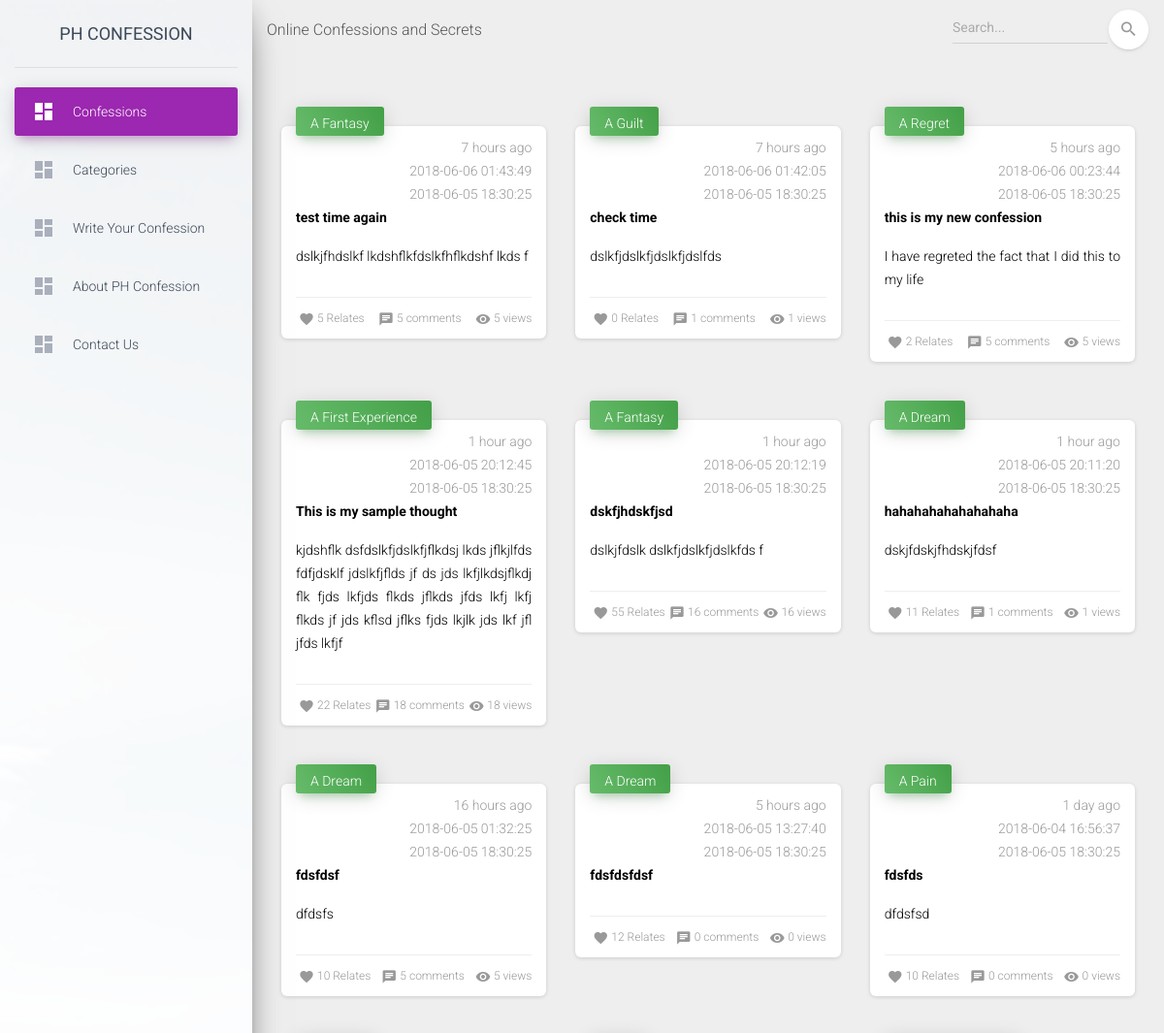
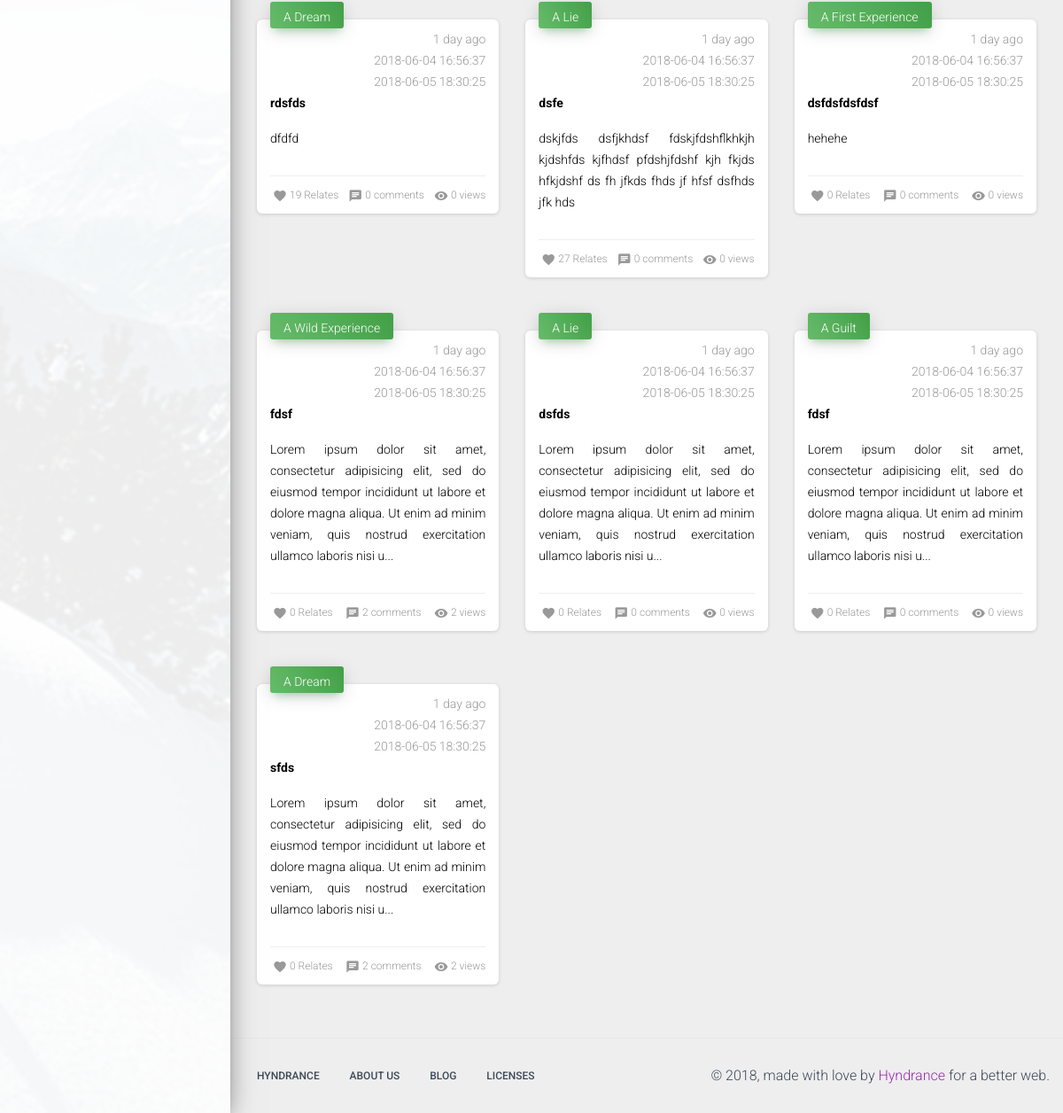
The page / on the database its author committed (2 pictures, top to bottom).
### tables this page shows
CREATE TABLE `confession` (
  `Id` int(11) NOT NULL AUTO_INCREMENT,
  `category` varchar(50) DEFAULT NULL,
  `title` varchar(100) DEFAULT NULL,
  `message` text,
  `datetime` datetime DEFAULT NULL,
  `view` int(11) DEFAULT '0',
  `relate` int(11) DEFAULT '0',
  PRIMARY KEY (`Id`)
);

### index.php (called while the page is built, shortened)
<?php
include_once("config/Models.php");
$view = (isset($_GET['view']) && $_GET['view'] != '') ? $_GET['view'] : '';
switch ($view) {
	default :
		$template	= 'include/template.php';
}
require_once $template;
?>

### config/Models.php (called while the page is built, shortened)
<?php
include "CRUD.php";
function confession() {
	$crud = new CRUD;
	$crud->table = "confession";
	return $crud;
}
?>

### config/CRUD.php (called while the page is built, shortened)
<?php
class CRUD {
	var $table;
	function list($query=""){
		$query = $query ? "where " . $query: "";
		$db = Database::connect();
		$pdo = $db->prepare("select * from $this->table $query");
		$pdo->execute();
		$result = $pdo->fetchAll(PDO::FETCH_OBJ);
		return $result;
	}
}
function timeElapse($datetime, $full = false) {
    $now = new DateTime;
    $ago = new DateTime($datetime);
    $diff = $now->diff($ago);
    $diff->w = floor($diff->d / 7);
    $diff->d -= $diff->w * 7;
    $string = array(
        'y' => 'year',
        'm' => 'month',
        'w' => 'week',
        'd' => 'day',
        'h' => 'hour',
        'i' => 'minute',
        's' => 'second',
    );
    foreach ($string as $k => &$v) {
        if ($diff->$k) {
            $v = $diff->$k . ' ' . $v . ($diff->$k > 1 ? 's' : '');
        } else {
            unset($string[$k]);
        }
    }
    if (!$full) $string = array_slice($string, 0, 1);
    return $string ? implode(', ', $string) . ' ago' : 'just now';
}
?>

### pages/home.php (the view, shortened to what this page needs)
<?php
  $c = (isset($_GET['c']) && $_GET['c'] != '') ? 'and category="' . $_GET['c'] .'"' : '';
?>
<?php foreach(confession()->list("Id!=0 $c order by Id desc") as $row) {
  $limitMessage = strlen($row->message) > 200 ? substr($row->message,0,200)."..." : $row->message;
?>
  <div class="col-lg-4 col-md-6 col-sm-6">
      <div class="card card-stats">
          <div class="card-header card-header-success card-header-icon"
              onclick="location.href='process.php?action=view&id=<?=$row->Id;?>'">
              <div class="card-icon" style="height:10px">
                  <div style="margin-top:-10px;"><?=$row->category;?></div>
              </div>
              <p class="card-category"><?=timeElapse($row->datetime);?></p>
              <p class="card-category"><?=$row->datetime;?></p>
              <p class="card-category"><?=date("Y-m-d H:i:s");?></p>
              <p style="color:black;text-align:justify;font-weight:bold;"><?=$row->title;?></p>
              <p style="color:black;text-align:justify">
                  <?=$limitMessage;?>
              </p>
          </div>
          <div class="card-footer">
              <div class="stats" onclick="loadDoc_<?=$row->Id;?>()">
                  <i class="material-icons">favorite</i>
                  <span id="relate_<?=$row->Id;?>"><?=$row->relate;?> </span>&nbsp;Relates
              </div>
              <div class="stats">
                  <i class="material-icons">chat</i>
                  <?=$row->view;?> comments
              </div>
              <div class="stats">
                  <i class="material-icons">visibility</i>
                  <?=$row->view;?> views
              </div>
          </div>
      </div>
  </div>
<?php } ?>

### include/template.php (shortened to what this page needs)
<!DOCTYPE html>
<html lang="en">
<head>
    <link rel="stylesheet" href="https://maxcdn.bootstrapcdn.com/font-awesome/latest/css/font-awesome.min.css" />
    <link rel="stylesheet" href="include/templates/assets/css/material-dashboard.css?v=2.0.0">
    <link href="include/templates/assets/assets-for-demo/demo.css" rel="stylesheet" />
</head>
<body class="">
    <div class="wrapper">
        <div class="sidebar" data-color="purple" data-background-color="white" data-image="include/templates/assets/img/sidebar-1.jpg">
            <div class="logo">
                <a href="index.php" class="simple-text logo-normal">
                    PH Confession
                </a>
            </div>
            <div class="sidebar-wrapper">
                <ul class="nav">
                    <li class="nav-item active ">
                        <a class="nav-link" href="index.php">
                            <i class="material-icons">dashboard</i>
                            <p>Confessions</p>
                        </a>
                    </li>
                    <li class="nav-item">
                        <a class="nav-link" href="index.php?view=category">
                            <i class="material-icons">dashboard</i>
                            <p>Categories</p>
                        </a>
                    </li>
                    <li class="nav-item">
                        <a class="nav-link" href="index.php?view=confess">
                            <i class="material-icons">dashboard</i>
                            <p>Write your confession</p>
                        </a>
                    </li>
                    <li class="nav-item">
                        <a class="nav-link" href="index.php">
                            <i class="material-icons">dashboard</i>
                            <p>About PH Confession</p>
                        </a>
                    </li>
                    <li class="nav-item">
                        <a class="nav-link" href="index.php?view=contactUs">
                            <i class="material-icons">dashboard</i>
                            <p>Contact Us</p>
                        </a>
                    </li>
                </ul>
            </div>
        </div>
        <div class="main-panel">
            <nav class="navbar navbar-expand-lg navbar-transparent  navbar-absolute fixed-top">
                <div class="container-fluid">
                    <div class="navbar-wrapper">
                        <a>Online Confessions and Secrets</a>
                    </div>
                    <div class="collapse navbar-collapse justify-content-end" id="navigation">
                        <form class="navbar-form">
                            <div class="input-group no-border">
                                <input type="text" value="" class="form-control" placeholder="Search...">
                                <button type="submit" class="btn btn-white btn-round btn-just-icon">
                                    <i class="material-icons">search</i>
                                    <div class="ripple-container"></div>
                                </button>
                            </div>
                        </form>
                    </div>
                </div>
            </nav>
            <div class="content">
                <div class="container-fluid">
                    <div class="row">
        <?php include $content;?>
                    </div>
                </div>
            </div>
            <footer class="footer ">
                <div class="container-fluid">
                    <nav class="pull-left">
                        <ul>
                            <li>
                                <a href="">
                                    Hyndrance
                                </a>
                            </li>
                            <li>
                                <a href="">
                                    About Us
                                </a>
                            </li>
                            <li>
                                <a href="">
                                    Blog
                                </a>
                            </li>
                            <li>
                                <a href="">
                                    Licenses
                                </a>
                            </li>
                        </ul>
                    </nav>
                    <div class="copyright pull-right">
                        &copy;
                        , made with love by
                        <a href="" target="_blank">Hyndrance</a> for a better web.
                    </div>
                </div>
            </footer>
        </div>
    </div>
</body>
</html>

### rows shown on the page
confession: category "A Fantasy", datetime "7 hours ago", datetime "2018-06-06 01:43:49", title "test time again", message "dslkjfhdslkf lkdshflkfdslkfhflkdshf lkds f", relate "5", view "5"
confession: category "A Guilt", datetime "7 hours ago", datetime "2018-06-06 01:42:05", title "check time", message "dslkfjdslkfjdslkfjdslfds", relate "0", view "1"
confession: category "A Regret", datetime "5 hours ago", datetime "2018-06-06 00:23:44", title "this is my new confession", message "I have regreted the fact that I did this to my life", relate "2", view "5"
confession: category "A First Experience", datetime "1 hour ago", datetime "2018-06-05 20:12:45", title "This is my sample thought", message "kjdshflk dsfdslkfjdslkfjflkdsj lkds jflkjlfds fdfjdsklf jdslkfjflds jf ds jds lkfjlkdsjflkdj flk fjds lkfjds flkds jflkds jfds lkfj lkfj flkds jf jds kflsd jflks fjds lkjlk jds lkf jfl jfds lkfjf", relate "22", view "18"
confession: category "A Fantasy", datetime "1 hour ago", datetime "2018-06-05 20:12:19", title "dskfjhdskfjsd", message "dslkjfdslk dslkfjdslkfjdslkfds f", relate "55", view "16"
confession: category "A Dream", datetime "1 hour ago", datetime "2018-06-05 20:11:20", title "hahahahahahahahaha", message "dskjfdskjfhdskjfdsf", relate "11", view "1"
confession: category "A Dream", datetime "16 hours ago", datetime "2018-06-05 01:32:25", title "fdsfdsf", message "dfdsfs", relate "10", view "5"
confession: category "A Dream", datetime "5 hours ago", datetime "2018-06-05 13:27:40", title "fdsfdsfdsf", relate "12", view "0"
confession: category "A Pain", datetime "1 day ago", datetime "2018-06-04 16:56:37", title "fdsfds", message "dfdsfsd", relate "10", view "0"
confession: category "A Dream", datetime "1 day ago", datetime "2018-06-04 16:56:37", title "rdsfds", message "dfdfd", relate "19", view "0"
confession: category "A Lie", datetime "1 day ago", datetime "2018-06-04 16:56:37", title "dsfe", message "dskjfds dsfjkhdsf fdskjfdshflkhkjh kjdshfds kjfhdsf pfdshjfdshf kjh fkjds hfkjdshf ds fh jfkds fhds jf hfsf dsfhds jfk hds", relate "27", view "0"
confession: category "A First Experience", datetime "1 day ago", datetime "2018-06-04 16:56:37", title "dsfdsfdsfdsf", message "hehehe", relate "0", view "0"
confession: category "A Wild Experience", datetime "1 day ago", datetime "2018-06-04 16:56:37", title "fdsf", message "Lorem ipsum dolor sit amet, consectetur adipisicing elit, sed do eiusmod tempor incididunt ut labore et dolore magna aliqua. Ut enim ad minim veniam, quis nostrud exercitation ullamco laboris nisi u...", relate "0", view "2"
confession: category "A Lie", datetime "1 day ago", datetime "2018-06-04 16:56:37", title "dsfds", message "Lorem ipsum dolor sit amet, consectetur adipisicing elit, sed do eiusmod tempor incididunt ut labore et dolore magna aliqua. Ut enim ad minim veniam, quis nostrud exercitation ullamco laboris nisi u...", relate "0", view "0"
confession: category "A Guilt", datetime "1 day ago", datetime "2018-06-04 16:56:37", title "fdsf", message "Lorem ipsum dolor sit amet, consectetur adipisicing elit, sed do eiusmod tempor incididunt ut labore et dolore magna aliqua. Ut enim ad minim veniam, quis nostrud exercitation ullamco laboris nisi u...", relate "0", view "0"
confession: category "A Dream", datetime "1 day ago", datetime "2018-06-04 16:56:37", title "sfds", message "Lorem ipsum dolor sit amet, consectetur adipisicing elit, sed do eiusmod tempor incididunt ut labore et dolore magna aliqua. Ut enim ad minim veniam, quis nostrud exercitation ullamco laboris nisi u...", relate "0", view "2"
